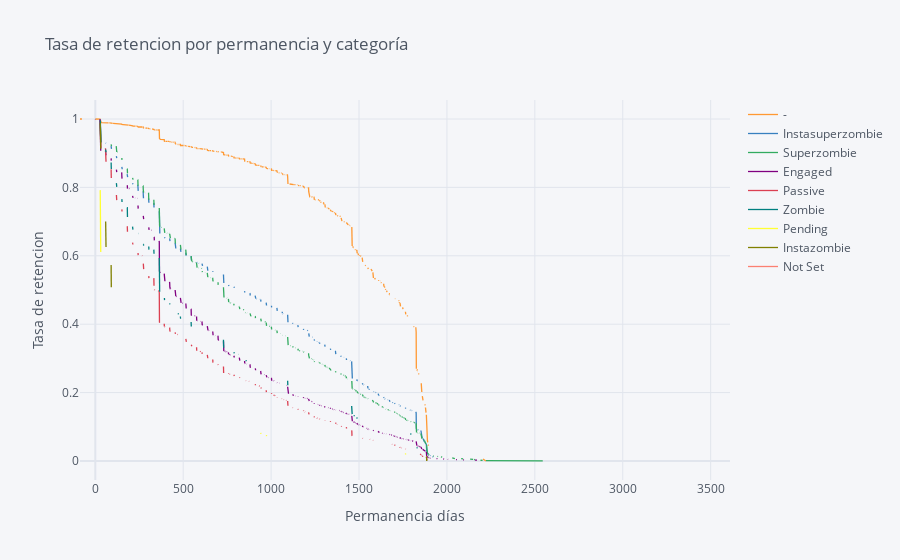

Source (notebook cell):
### Code cell
# Survival Graphics for categories
rates.iplot(kind='line', xTitle='Permanencia días', 
            yTitle='Tasa de retención', title='Tasa de retención por permanencia y categoría')

### Figure 1 — Plotly figure (JSON) as saved in the notebook; plotly's stock layout.template omitted (floating-point values rounded to 4 significant figures; data arrays with more than 128 entries replaced by an {"elided": "..."} marker saying what was removed)
{"data": [{"line": {"color": "rgba(255, 153, 51, 1.0)", "dash": "solid", "shape": "linear", "width": 1.3}, "mode": "lines", "name": "-", "text": "", "type": "scatter", "x": {"elided": "1721 int values"}, "y": {"elided": "1721 mixed values"}}, {"line": {"color": "rgba(55, 128, 191, 1.0)", "dash": "solid", "shape": "linear", "width": 1.3}, "mode": "lines", "name": "Instasuperzombie", "text": "", "type": "scatter", "x": {"elided": "1721 int values"}, "y": {"elided": "1721 mixed values"}}, {"line": {"color": "rgba(50, 171, 96, 1.0)", "dash": "solid", "shape": "linear", "width": 1.3}, "mode": "lines", "name": "Superzombie", "text": "", "type": "scatter", "x": {"elided": "1721 int values"}, "y": {"elided": "1721 mixed values"}}, {"line": {"color": "rgba(128, 0, 128, 1.0)", "dash": "solid", "shape": "linear", "width": 1.3}, "mode": "lines", "name": "Engaged", "text": "", "type": "scatter", "x": {"elided": "1721 int values"}, "y": {"elided": "1721 mixed values"}}, {"line": {"color": "rgba(219, 64, 82, 1.0)", "dash": "solid", "shape": "linear", "width": 1.3}, "mode": "lines", "name": "Passive", "text": "", "type": "scatter", "x": {"elided": "1721 int values"}, "y": {"elided": "1721 mixed values"}}, {"line": {"color": "rgba(0, 128, 128, 1.0)", "dash": "solid", "shape": "linear", "width": 1.3}, "mode": "lines", "name": "Zombie", "text": "", "type": "scatter", "x": {"elided": "1721 int values"}, "y": {"elided": "1721 mixed values"}}, {"line": {"color": "rgba(255, 255, 51, 1.0)", "dash": "solid", "shape": "linear", "width": 1.3}, "mode": "lines", "name": "Pending", "text": "", "type": "scatter", "x": {"elided": "1721 int values"}, "y": {"elided": "1721 mixed values"}}, {"line": {"color": "rgba(128, 128, 0, 1.0)", "dash": "solid", "shape": "linear", "width": 1.3}, "mode": "lines", "name": "Instazombie", "text": "", "type": "scatter", "x": {"elided": "1721 int values"}, "y": {"elided": "1721 mixed values"}}, {"line": {"color": "rgba(251, 128, 114, 1.0)", "dash": "solid", "shape": "linear", "width": 1.3}, "mode": "lines", "name": "Not Set", "text": "", "type": "scatter", "x": {"elided": "1721 int values"}, "y": {"elided": "1721 mixed values"}}], "layout": {"legend": {"bgcolor": "#F5F6F9", "font": {"color": "#4D5663"}}, "paper_bgcolor": "#F5F6F9", "plot_bgcolor": "#F5F6F9", "title": {"font": {"color": "#4D5663"}, "text": "Tasa de retencion por permanencia y categoría"}, "xaxis": {"gridcolor": "#E1E5ED", "showgrid": true, "tickfont": {"color": "#4D5663"}, "title": {"font": {"color": "#4D5663"}, "text": "Permanencia días"}, "zerolinecolor": "#E1E5ED"}, "yaxis": {"gridcolor": "#E1E5ED", "showgrid": true, "tickfont": {"color": "#4D5663"}, "title": {"font": {"color": "#4D5663"}, "text": "Tasa de retencion"}, "zerolinecolor": "#E1E5ED"}}}
